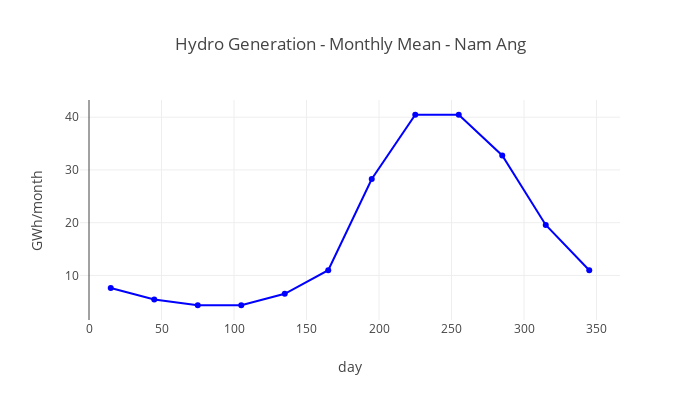

The notebook cell saved with this chart:
### Code cell
# hydro energy

# discharge data for Nam Ang from Hydropower Plants in Southern Lao PDR, August 2017
# discharge_mean=array([3.5, 2.5, 2.0, 2.0, 3.0, 5.05, 13.0, 23.0, 22.5, 15.05, 9.0, 5.05])
# limited to rated discharge = 18.6 m3/s
discharge_mean=array([3.5, 2.5, 2.0, 2.0, 3.0, 5.05, 13.0, 18.6, 18.6, 15.05, 9.0, 5.05])  

# hydro energy generation
head_net = 337.7
# hydro power = discharge m3/s * 9.805 * net head m * eff  #kW
power_mean = discharge_mean * 9.805 * head_net * 0.9 /1000  #MW
# hydro energy generation monthly = mean power * 8760/12 h/mo  #MW
hydro_mean_monthly = power_mean * 8760/12.0 /1000  #GW
 
trace1 = go.Scatter(
        y= hydro_mean_monthly,
        x=arange(15, 380, 30),
        line=dict(color = 'blue'),    
        name= 'hydro mean',
        )

layout=go.Layout(title="Hydro Generation - Monthly Mean - Nam Ang", 
                 xaxis={'title':'day'},
                 yaxis={'title':'GWh/month'},
                 width=700,
                 height=400,
                )

figure=go.Figure(data=[trace1],layout=layout)

print('Mean monthly discharge = '+str(round(discharge_mean.mean(),1))+' m3/s')
print('Mean power monthly= '+str(round(power_mean.mean(),1))+'MW')
print('Standard deviation of mean power monthly = '+str(round(power_mean.std(),1))+' m3/s')
print('Coeff of variation of mean power monthly = '+str(round(variation(power_mean),3)))

plotly.iplot(figure)

### Figure 1 — Plotly figure (JSON) as saved in the notebook; plotly's stock layout.template omitted (floating-point values rounded to 4 significant figures)
{"data": [{"line": {"color": "blue"}, "name": "hydro mean", "type": "scatter", "x": [15, 45, 75, 105, 135, 165, 195, 225, 255, 285, 315, 345, 375], "y": [7.614, 5.439, 4.351, 4.351, 6.526, 10.99, 28.28, 40.46, 40.46, 32.74, 19.58, 10.99]}], "layout": {"height": 400, "title": "Hydro Generation - Monthly Mean - Nam Ang", "width": 700, "xaxis": {"title": "day"}, "yaxis": {"title": "GWh/month"}}}
